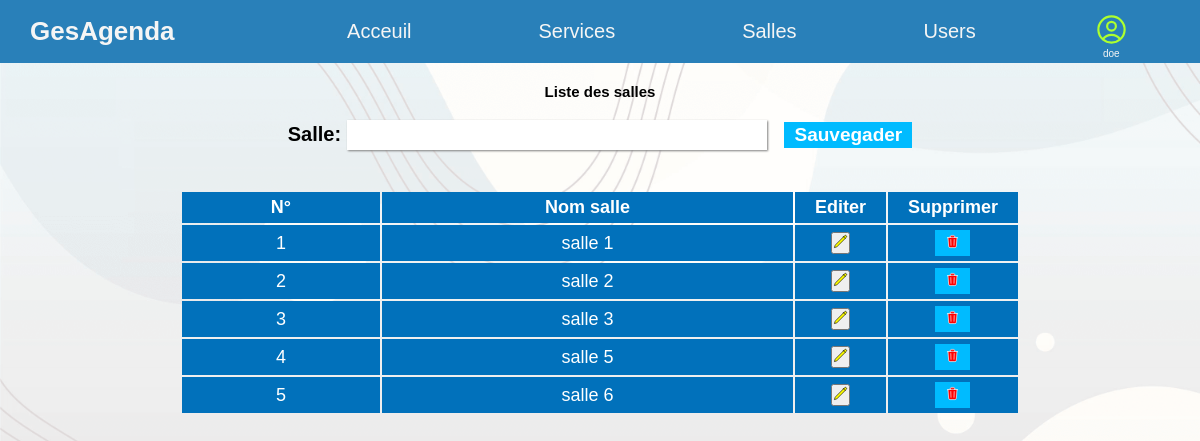
/Retrieve/addSalle (signed in), run on the app's committed database.
### tables this page shows
CREATE TABLE `salles` (
  `salle_id` int(11) NOT NULL,
  `salle_lib` varchar(255) NOT NULL
);

### App/Controllers/Retrieve.php (called while the page is built, shortened)
<?php
require_once("../App/Controllers/SalleController.php");
class Retrieve {
    public function addSalle() {
        $stmt = new SalleController();
        $arr = $stmt->showSalle();
        require("../App/Views/admin/sallePage.php");
    }
}

### public/index.php (called while the page is built, shortened)
<?php
require('../Core/Router.php');
$router = new Router();
$router->add("", ["controller"=>"Retrieve", "action"=>"home"]);
$router->add("{controller}/{action}");
$router->add("admin/{controller}/{action}");
$router->add("{controller}/{id:\d+}/{action}");
$router->match($url);
$router->dispatch($url);
?>

### App/Models/salle.php (called while the page is built, shortened)
<?php
    class Salle extends Connexion {
        public function showSalle() {
            $db = $this->connect();
            $sql = "SELECT * FROM `bootcamp_projet`.salles";
            $stmt = $db->prepare($sql);
            $stmt->execute();
            $result = $stmt->fetchAll();
            return $result;
        }
    }

### App/Controllers/SalleController.php (called while the page is built, shortened)
<?php
require("../App/Models/salle.php");
class SalleController {
    public function showSalle() {
        $this->model = new Salle();
        $array = $this->model->showSalle();
        return $array;
    }
}

### App/Views/admin/sallePage.php (the view, shortened to what this page needs)
<?php
require_once "../App/Views/inc/header.php";
?>
<body>
    <h2>Liste des salles</h2>
    <form action="/SalleController/insertSalle" method="POST">
        <label for="salle">Salle: </label>
        <input type="text" name="salle" id="salle" name="salle">
        <button type="submit" name="ajouter">Sauvegader</button>
    </form>
    <table class="table">
        <thead>
            <tr>
                <th>N°</th>
                <th>Nom salle</th>
                <th>Editer</th>
                <th>Supprimer</th>
            </tr>
        </thead>
        <tbody>
            <?php foreach($arr as $key => $value) : ?>
            <tr>
                <td><?= $value["salle_id"]; ?></td>
                <td><?= $value["salle_lib"]; ?></td>
                <td class="colSvg">
                    <button type="submit" name="edit" class="salle">
                        <svg fill="yellow" viewBox="0 0 24 24" width="15" stroke="currentColor" class="w-6 h-6">
                            <path stroke-linecap="round" stroke-linejoin="round" d="M16.862 4.487l1.687-1.688a1.875 1.875 0 112.652 2.652L6.832 19.82a4.5 4.5 0 01-1.897 1.13l-2.685.8.8-2.685a4.5 4.5 0 011.13-1.897L16.863 4.487zm0 0L19.5 7.125" />
                        </svg>
                    </button>
                </td>
                <td class="colSvg">
                    <form action="/SalleController/deleteSalle" method="post">
                        <button type="submit" name="delete">
                        </button>
                    </form>
                </td>
            </tr>
            <?php endforeach; ?>
        </tbody>
    </table>
</body>

### public/css/style.css (style rules this page uses)
html { font-size: 62.5%; }
:root { --firstFontFamily: 'Montserrat', sans-serif; --secondFontFamily: Verdana, Geneva, Tahoma, sans-serif; --firstTitle: 2.5rem; --secondTitle: 1.8rem; --label: 2rem; --firstColor: #ffffff; --secondColor: #6dd5fa; --tertioColor: #2980b9; --hoverColor: #00bbff; --activeColor: #0171bb; }
*, *::after, *::before { box-sizing: border-box; padding: 0; margin: 0; }
body { height: 100vh; font-family: var(--firstFontFamily); background-image: url(/images/bg-light.png); background-position: center; background-repeat: no-repeat; background-size: cover; }
input { font-family: var(--secondFontFamily); font-size: 14px; }
form { text-align: center; }
h2 { margin-block: 2rem; text-align: center; }
form >input { width: 35%; height: 3rem; font-size: 1.8rem; padding-left: 1rem; margin-right: 1.5rem; box-shadow: 1px 1px 2px grey; border: none; outline-color: var(--hoverColor); }
form>label { font-size: var(--label); font-weight: bold; }
form>button { font-size: 1.9rem; font-weight: bold; color: var(--firstColor); background: var(--hoverColor); padding: 2px 10px ; border:none; cursor: pointer; transition: all 0.8s; }
table.table { width: 70vw; margin: 4rem auto; text-align: center; font-size: var(--secondTitle); }
.table th, .table td { padding: .5rem 2rem; margin: 3rem; background-color: #0171bb; color: var(--firstColor); }
.table .colSvg { width: 2%; }

### data on the page
salles: salle_id "1", salle_lib "salle 1"
salles: salle_id "2", salle_lib "salle 2"
salles: salle_id "3", salle_lib "salle 3"
salles: salle_id "4", salle_lib "salle 5"
salles: salle_id "5", salle_lib "salle 6"

### other printed values
$_SESSION['lastname'] "doe"
